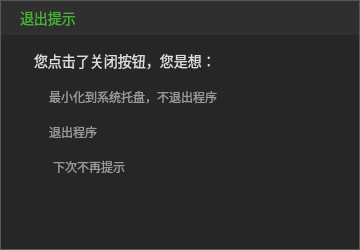
<?xml version="1.0" encoding="UTF-8"?>
<ui version="4.0">
 <class>ExitAppTipsDlg</class>
 <widget class="QDialog" name="ExitAppTipsDlg">
  <property name="geometry">
   <rect>
    <x>0</x>
    <y>0</y>
    <width>360</width>
    <height>250</height>
   </rect>
  </property>
  <property name="minimumSize">
   <size>
    <width>360</width>
    <height>250</height>
   </size>
  </property>
  <property name="maximumSize">
   <size>
    <width>360</width>
    <height>250</height>
   </size>
  </property>
  <property name="windowTitle">
   <string>ExitAppTipsDlg</string>
  </property>
  <property name="styleSheet">
   <string notr="true">#wgt_main{
background:#262626;
border:1px solid #585858;
}
QLabel,QCheckBox,QRadioButton,QPushButton{
font-family:&quot;微软雅黑&quot;;
font-size:12px;
color:#999999;
background:transparent;
}
QCheckBox{
spacing:10px;
padding-left:30px;
}
QCheckBox::indicator{
width:12px;
height:12px;
}
QCheckBox::indicator:unchecked{
image: url(:/TQLive/images/cb_common_unchecked.png);
}
QCheckBox::indicator:unchecked:hover{
image: url(:/TQLive/images/settings_checkbox_default_hover.png);
}
QCheckBox::indicator:checked{
image: url(:/TQLive/images/settings_checkbox_selected.png);
}
QCheckBox::indicator:checked:hover{
image: url(:/TQLive/images/cb_common_checked.png);
}
QRadioButton{
spacing:6px;
padding-left:30px;
}
QRadioButton::indicator{
width:12px;
height:12px;
}
QRadioButton::indicator:unchecked{
image: url(:/TQLive/images/settings_radio_default.png);
}
QRadioButton::indicator:unchecked:hover{
image: url(:/TQLive/images/settings_radio_default_hover.png);
}
QRadioButton::indicator:checked{
image: url(:/TQLive/images/settings_radio_selected.png);
}
QRadioButton::indicator:checked:hover{
border-image: url(:/TQLive/images/settings_radio_selected_hover.png);
}</string>
  </property>
  <layout class="QGridLayout" name="gridLayout">
   <property name="leftMargin">
    <number>0</number>
   </property>
   <property name="topMargin">
    <number>0</number>
   </property>
   <property name="rightMargin">
    <number>0</number>
   </property>
   <property name="bottomMargin">
    <number>0</number>
   </property>
   <property name="spacing">
    <number>0</number>
   </property>
   <item row="0" column="0">
    <widget class="QWidget" name="wgt_main" native="true">
     <property name="styleSheet">
      <string notr="true">#wgt_title{
background:#2F2F2F;
}
#lbl_title{
color:#4AB134;
font-size:14px;
}
#btn_close{
background-image: url(:/TQLive/images/pb_close_pressed.png);
background-repeat:no-repeat;
border:none;
}
#btn_close:hover{
background-image: url(:/TQLive/images/pb_close_normal.png);
}
#btn_close:pressed{
margin:1px;
padding:1px;
}
#lbl_tips{
color:#DCDCDC;
font-size:14px;
padding-left:30px;
}
#btn_confirm{
background-image: url(:/TQLive/images/btn_confirm.png);
background-repeat:no-repeat;
border:none;
}
#btn_confirm:hover{
background-image: url(:/TQLive/images/btn_confirm_hover.png);
}
#btn_confirm:pressed{
margin:1px;
padding:1px;
}
#btn_cancel{
background-image: url(:/TQLive/images/btn_cancel.png);
background-repeat:no-repeat;
border:none;
}
#btn_cancel:hover{
background-image: url(:/TQLive/images/btn_cancel_hover.png);
}
#btn_cancel:pressed{
margin:1px;
padding:1px;
}</string>
     </property>
     <layout class="QVBoxLayout" name="verticalLayout">
      <property name="spacing">
       <number>15</number>
      </property>
      <property name="leftMargin">
       <number>1</number>
      </property>
      <property name="topMargin">
       <number>1</number>
      </property>
      <property name="rightMargin">
       <number>1</number>
      </property>
      <property name="bottomMargin">
       <number>1</number>
      </property>
      <item>
       <widget class="QWidget" name="wgt_title" native="true">
        <property name="minimumSize">
         <size>
          <width>0</width>
          <height>34</height>
         </size>
        </property>
        <property name="maximumSize">
         <size>
          <width>16777215</width>
          <height>34</height>
         </size>
        </property>
        <layout class="QHBoxLayout" name="horizontalLayout_5">
         <property name="spacing">
          <number>0</number>
         </property>
         <property name="leftMargin">
          <number>19</number>
         </property>
         <property name="topMargin">
          <number>0</number>
         </property>
         <property name="rightMargin">
          <number>9</number>
         </property>
         <property name="bottomMargin">
          <number>0</number>
         </property>
         <item>
          <widget class="QLabel" name="lbl_title">
           <property name="text">
            <string>退出提示</string>
           </property>
          </widget>
         </item>
         <item>
          <widget class="QPushButton" name="btn_close">
           <property name="minimumSize">
            <size>
             <width>12</width>
             <height>13</height>
            </size>
           </property>
           <property name="maximumSize">
            <size>
             <width>12</width>
             <height>13</height>
            </size>
           </property>
           <property name="text">
            <string/>
           </property>
          </widget>
         </item>
        </layout>
       </widget>
      </item>
      <item>
       <widget class="QLabel" name="lbl_tips">
        <property name="text">
         <string>您点击了关闭按钮，您是想：</string>
        </property>
       </widget>
      </item>
      <item>
       <layout class="QHBoxLayout" name="horizontalLayout_2">
        <item>
         <widget class="QRadioButton" name="radioButton_min">
          <property name="styleSheet">
           <string notr="true"/>
          </property>
          <property name="text">
           <string>最小化到系统托盘，不退出程序</string>
          </property>
         </widget>
        </item>
        <item>
         <spacer name="horizontalSpacer_2">
          <property name="orientation">
           <enum>Qt::Horizontal</enum>
          </property>
          <property name="sizeHint" stdset="0">
           <size>
            <width>40</width>
            <height>20</height>
           </size>
          </property>
         </spacer>
        </item>
       </layout>
      </item>
      <item>
       <layout class="QHBoxLayout" name="horizontalLayout_3">
        <item>
         <widget class="QRadioButton" name="radioButton_exit">
          <property name="text">
           <string>退出程序</string>
          </property>
         </widget>
        </item>
        <item>
         <spacer name="horizontalSpacer_3">
          <property name="orientation">
           <enum>Qt::Horizontal</enum>
          </property>
          <property name="sizeHint" stdset="0">
           <size>
            <width>40</width>
            <height>20</height>
           </size>
          </property>
         </spacer>
        </item>
       </layout>
      </item>
      <item>
       <layout class="QHBoxLayout" name="horizontalLayout_4">
        <item>
         <widget class="QCheckBox" name="checkBox_noTips">
          <property name="text">
           <string>下次不再提示</string>
          </property>
         </widget>
        </item>
        <item>
         <spacer name="horizontalSpacer_4">
          <property name="orientation">
           <enum>Qt::Horizontal</enum>
          </property>
          <property name="sizeHint" stdset="0">
           <size>
            <width>40</width>
            <height>20</height>
           </size>
          </property>
         </spacer>
        </item>
       </layout>
      </item>
      <item>
       <spacer name="verticalSpacer">
        <property name="orientation">
         <enum>Qt::Vertical</enum>
        </property>
        <property name="sizeHint" stdset="0">
         <size>
          <width>20</width>
          <height>74</height>
         </size>
        </property>
       </spacer>
      </item>
      <item>
       <layout class="QHBoxLayout" name="horizontalLayout">
        <property name="spacing">
         <number>20</number>
        </property>
        <property name="leftMargin">
         <number>20</number>
        </property>
        <property name="rightMargin">
         <number>20</number>
        </property>
        <property name="bottomMargin">
         <number>20</number>
        </property>
        <item>
         <spacer name="horizontalSpacer">
          <property name="orientation">
           <enum>Qt::Horizontal</enum>
          </property>
          <property name="sizeHint" stdset="0">
           <size>
            <width>40</width>
            <height>20</height>
           </size>
          </property>
         </spacer>
        </item>
        <item>
         <widget class="QPushButton" name="btn_confirm">
          <property name="minimumSize">
           <size>
            <width>82</width>
            <height>26</height>
           </size>
          </property>
          <property name="maximumSize">
           <size>
            <width>82</width>
            <height>26</height>
           </size>
          </property>
          <property name="text">
           <string/>
          </property>
         </widget>
        </item>
        <item>
         <widget class="QPushButton" name="btn_cancel">
          <property name="minimumSize">
           <size>
            <width>82</width>
            <height>26</height>
           </size>
          </property>
          <property name="maximumSize">
           <size>
            <width>82</width>
            <height>26</height>
           </size>
          </property>
          <property name="text">
           <string/>
          </property>
         </widget>
        </item>
       </layout>
      </item>
     </layout>
    </widget>
   </item>
  </layout>
 </widget>
 <layoutdefault spacing="6" margin="11"/>
 <resources>
  <include location="TQLive.qrc"/>
 </resources>
 <connections/>
</ui>
